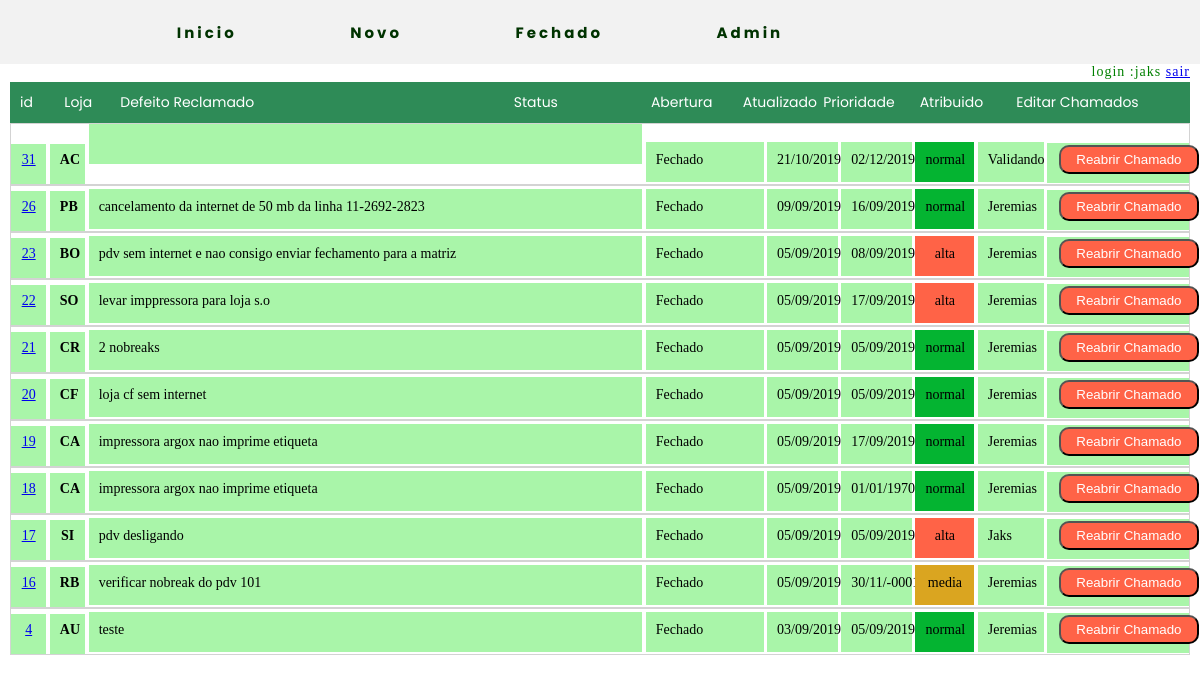
Page /public/encerrado.php (signed in) on the committed database.
### tables this page shows
CREATE TABLE `ordem` (
  `id` int(11) NOT NULL AUTO_INCREMENT,
  `id_loja` int(11) DEFAULT NULL,
  `id_tecnico` int(11) DEFAULT NULL,
  `id_mensagem` int(11) DEFAULT NULL,
  `id_estoque` varchar(100) DEFAULT NULL,
  `id_status_chamado` int(11) DEFAULT NULL,
  `id_prioridade` int(11) DEFAULT NULL,
  `reclamado` varchar(150) DEFAULT NULL,
  `solicitante` varchar(50) DEFAULT NULL,
  `data_abertura_chamado` date DEFAULT NULL,
  `ultima_atualizacao` varchar(15) DEFAULT NULL,
  `data_fecha_chamado` date DEFAULT NULL,
  `avaliacao_tecnico` varchar(150) DEFAULT NULL,
  `solucao` varchar(255) DEFAULT NULL,
  `pendencia` varchar(150) DEFAULT NULL,
  `status` char(2) DEFAULT NULL,
  PRIMARY KEY (`id`),
  KEY `fk-loja` (`id_loja`),
  KEY `fk-tecnico` (`id_tecnico`),
  KEY `fk-estoque` (`id_estoque`),
  KEY `fk_mensagem` (`id_mensagem`),
  KEY `fk-prioridade` (`id_prioridade`),
  KEY `fk-status-chamado` (`id_status_chamado`),
  CONSTRAINT `fk-loja` FOREIGN KEY (`id_loja`) REFERENCES `loja` (`id`),
  CONSTRAINT `fk-status-chamado` FOREIGN KEY (`id_status_chamado`) REFERENCES `chamado_status` (`id_chamado`),
  CONSTRAINT `fk-tecnico` FOREIGN KEY (`id_tecnico`) REFERENCES `tecnico` (`id`),
  CONSTRAINT `fk_mensagem` FOREIGN KEY (`id_mensagem`) REFERENCES `mensagem` (`id`)
);

CREATE TABLE `loja` (
  `id` int(11) NOT NULL AUTO_INCREMENT,
  `loja` varchar(255) DEFAULT NULL,
  `telefone` varchar(255) DEFAULT NULL,
  `nome` varchar(255) DEFAULT NULL,
  `endereco` varchar(255) DEFAULT NULL,
  `cep` varchar(255) DEFAULT NULL,
  `cnpj` varchar(255) DEFAULT NULL,
  PRIMARY KEY (`id`)
);

CREATE TABLE `chamado_status` (
  `id_chamado` int(11) NOT NULL AUTO_INCREMENT,
  `descricao_chamado` varchar(50) DEFAULT NULL,
  `status` char(2) DEFAULT NULL,
  PRIMARY KEY (`id_chamado`)
);

CREATE TABLE `prioridade` (
  `id` int(11) NOT NULL AUTO_INCREMENT,
  `prioridade` varchar(10) DEFAULT NULL,
  `status` char(2) DEFAULT NULL,
  PRIMARY KEY (`id`)
);

CREATE TABLE `tecnico` (
  `id` int(11) NOT NULL AUTO_INCREMENT,
  `nome` varchar(100) DEFAULT NULL,
  `apelido` varchar(10) DEFAULT NULL,
  `email` varchar(150) DEFAULT NULL,
  `senha` varchar(150) DEFAULT NULL,
  `responsavel` varchar(100) DEFAULT NULL,
  `id_funcao` int(11) DEFAULT NULL,
  `id_setor` int(11) DEFAULT NULL,
  `id_ponto` int(11) DEFAULT NULL,
  `status` char(11) DEFAULT NULL,
  PRIMARY KEY (`id`),
  KEY `fk-funcao` (`id_funcao`),
  KEY `fk-ponto` (`id_ponto`),
  CONSTRAINT `fk-funcao` FOREIGN KEY (`id_funcao`) REFERENCES `funcao` (`id`),
  CONSTRAINT `fk-ponto` FOREIGN KEY (`id_ponto`) REFERENCES `ponto` (`id`)
);

### persistence/controller.php (called while the page is built, shortened)
<?php
	require_once('../conexao/conexao.php');
if(!empty($_GET['loja'])){
		$apelido = $_GET['loja'];
		$rota_loja = $pdo->prepare("SELECT apelido,endereco,bairro,cidade,estado,regiao from endereco where apelido = :nick");
		$rota_loja->bindValue(":nick",$apelido);
		$rota_loja->execute();
}
else
{
require_once('../conexao/conexao.php');
	$var_select_close = $pdo->prepare("select A.id_chamado,I.id,I.reclamado,I.solicitante,I.data_fecha_chamado,A.descricao_chamado as descr,D.loja,H.nome,I.data_abertura_chamado,J.prioridade
	from chamado_status A, loja D,tecnico H, ordem I,prioridade J where  A.id_chamado  = I.id_status_chamado and D.id = I.id_loja and I.id_tecnico = H.id and I.id_prioridade = J.id and I.id_status_chamado = '5' order by I.id desc");
		$var_select_close->execute();
}

### public/encerrado.php (the view, shortened to what this page needs)
<?php
require_once('../template/main_template.php');
require_once('../persistence/controller.php');
?>
<link rel="stylesheet" type="text/css" href="../css/style.css">
<div class="container">
	<div class="header">
		<div class="H0">id</div>
		<div class="H1">Loja</div>
		<div class="H2">Defeito Reclamado</div>
		<div class="H3">Status</div>
		<div class="H4">Abertura</div>
		<div class="H8">Atualizado</div>
		<div class="H5">Prioridade</div>
		<div class="H6">Atribuido</div>
		<div class="H7">Editar Chamados</div>
	</div>
	<form action="../public/reabrir_chamado.php" method="GET">
	<?php foreach ($var_select_close as $row) {?>
	<div style="border:solid 1px lightgray;">
		<div class="id">
			<a href="../public/edit.php?id=<?php echo $row['id'];?>"><?php echo '<div class="label">ID </div>'." ".$row['id'];?></a><br>
		</div>
		<div class="loja">
			<?php echo '<div class="label">Loja</div>'." ".$row['loja'];?>
		</div>
		<div class="defeito_reclamado" >
			<?php echo '<div class="label1">Defeito Reclamado </div>'." ".strtolower($row['reclamado']);?>
		</div>
		<div class="status">
			<?php echo '<div class="label">Status</div>'." ".$row['descr'];?>
		</div>
		<div class="abertura">
			<?php echo '<div class="label">Chamado Aberto</div>'." ".date('d/m/Y', strtotime($row['data_abertura_chamado']));?>
		</div>
		<div class="abertura">
			<?php echo '<div class="label">Chamado Fechado </div>'." ".date('d/m/Y', strtotime($row['data_fecha_chamado']));?>
		</div>
		<div class="prioridade <?php echo $row['prioridade'];?>">
			<?php echo '<div class="label">Prioridade </div>'." ".strtolower($row['prioridade'])."<br>";
			?>
		</div>
		<div class= "atribuido">
                       	<?php echo '<div class="label">Atribuido para </div>'." ".$row['nome']."<br>";?>
		</div>
		<div class= "edicao">
				<div class="link2">
					<form action="../public/reabrir_chamado.php" method="GET">
						<input type="submit" class="button-link2" value="Reabrir Chamado">
					</form>
				</div>
		</div>
	</div>
<?php }?>
</div>

### css/style.css (style rules this page uses)
.prioridade.alta { background-color: #FF6347; }
.prioridade.normal { background-color: #04B431; }
.prioridade.media { background-color: #DAA520; }
* { margin: 0px; padding: 0px; box-sizing: border-box; }

### public/encerrado.php (style rules this page uses)
@media screen and (min-width: 1181px) { .header { width: 100%; padding: 10px; background-color: #2E8B57; font-family: poppins; color: white; font-size: 14px; } }
@media screen and (min-width: 1181px) { .H0 { flex-direction: column; display: inline-flex; width: 3.5%; } }
@media screen and (min-width: 1181px) { .H1 { flex-direction: column; display: inline-flex; width: 4.5%; } }
@media screen and (min-width: 1181px) { .H2 { flex-direction: column; display: inline-flex; width: 33.6%; } }
@media screen and (min-width: 1181px) { .H3 { flex-direction: column; display: inline-flex; width: 11.5%; } }
@media screen and (min-width: 1181px) { .H4 { flex-direction: column; display: inline-flex; width: 7.6%; } }
@media screen and (min-width: 1181px) { .H5 { flex-direction: column; display: inline-flex; width: 8%; } }
@media screen and (min-width: 1181px) { .H6 { flex-direction: column; display: inline-flex; width: 8%; } }
@media screen and (min-width: 1181px) { .H7 { flex-direction: column; display: inline-flex; width: 12.4%; } }
@media screen and (min-width: 1181px) { .H8 { flex-direction: column; display: inline-flex; width: 6.6%; } }
@media screen and (min-width: 1181px) { .container { background-color: white; width: 100%; height:0 auto; padding: 2px 10px; font-size: 14px; } }
@media screen and (min-width: 1181px) { .id { flex-direction: column; display: inline-flex; background-color: #A9F5A9; text-align: center; font-family: verdana; font-color:#0B3B0B; width: 3%; padding:8px 10px; height: 40px; padding } }
@media screen and (min-width: 1181px) { .loja { flex-direction: column; display: inline-flex; background-color: #A9F5A9; text-align: center; font-family: verdana; font-color:#0B3B0B; font-weight: bold; width: 3%; padding:8px 10px; height: 40px; padding } }
@media screen and (min-width: 1181px) { .status { flex-direction: column; display: inline-flex; background-color:#A9F5A9; width: 10%; padding:10px; height: 40px; padding } }
@media screen and (min-width: 1181px) { .abertura { flex-direction: column; display: inline-flex; background-color: #A9F5A9; width: 6%; padding:10px; height: 40px; padding } }
@media screen and (min-width: 1181px) { .defeito_reclamado { flex-direction: column; display: inline-flex; background-color: #A9F5A9; width: 47%; padding:10px; height: 40px; padding } }
@media screen and (min-width: 1181px) { .prioridade { text-align: center; flex-direction: column; display: inline-flex; width: 5%; padding:10px; height: 40px; padding } }
@media screen and (min-width: 1181px) { .prioridade.alta { background-color: #FF6347; } }
@media screen and (min-width: 1181px) { .prioridade.normal { background-color: #04B431; } }
@media screen and (min-width: 1181px) { .prioridade.media { background-color: #DAA520; } }
@media screen and (min-width: 1181px) { .atribuido { flex-direction: column; display: inline-flex; background-color: #A9F5A9; width: 5.6%; padding:10px; height: 40px; } }
@media screen and (min-width: 1181px) { .edicao { flex-direction: column; display: inline-flex; background-color:#A9F5A9; width: 12%; margin-top:4px; padding: 3px ; height: 40px; text-align: left; } }
@media screen and (min-width: 1181px) { .link2 { width: 10%; text-align: left; margin: -1px ; } }
@media screen and (min-width: 1181px) { .button-link2 { padding:5px 15px; background: #FF6347; color: #FFF; margin-left: 10px; border-radius: 10px; } }

### rows in the picture
ordem: id "31", id_loja.loja "AC", id_status_chamado.descricao_chamado "Fechado", data_abertura_chamado "21/10/2019", data_fecha_chamado "02/12/2019", id_prioridade.prioridade "normal", id_tecnico.nome "Validando"
ordem: id "26", id_loja.loja "PB", reclamado "cancelamento da internet de 50 mb da linha 11-2692-2823", id_status_chamado.descricao_chamado "Fechado", data_abertura_chamado "09/09/2019", data_fecha_chamado "16/09/2019", id_prioridade.prioridade "normal", id_tecnico.nome "Jeremias"
ordem: id "23", id_loja.loja "BO", reclamado "pdv sem internet e nao consigo enviar fechamento para a matriz", id_status_chamado.descricao_chamado "Fechado", data_abertura_chamado "05/09/2019", data_fecha_chamado "08/09/2019", id_prioridade.prioridade "alta", id_tecnico.nome "Jeremias"
ordem: id "22", id_loja.loja "SO", reclamado "levar imppressora para loja s.o", id_status_chamado.descricao_chamado "Fechado", data_abertura_chamado "05/09/2019", data_fecha_chamado "17/09/2019", id_prioridade.prioridade "alta", id_tecnico.nome "Jeremias"
ordem: id "21", id_loja.loja "CR", reclamado "2 nobreaks", id_status_chamado.descricao_chamado "Fechado", data_abertura_chamado "05/09/2019", data_fecha_chamado "05/09/2019", id_prioridade.prioridade "normal", id_tecnico.nome "Jeremias"
ordem: id "20", id_loja.loja "CF", reclamado "loja cf sem internet", id_status_chamado.descricao_chamado "Fechado", data_abertura_chamado "05/09/2019", data_fecha_chamado "05/09/2019", id_prioridade.prioridade "normal", id_tecnico.nome "Jeremias"
ordem: id "19", id_loja.loja "CA", reclamado "impressora argox nao imprime etiqueta", id_status_chamado.descricao_chamado "Fechado", data_abertura_chamado "05/09/2019", data_fecha_chamado "17/09/2019", id_prioridade.prioridade "normal", id_tecnico.nome "Jeremias"
ordem: id "18", id_loja.loja "CA", reclamado "impressora argox nao imprime etiqueta", id_status_chamado.descricao_chamado "Fechado", data_abertura_chamado "05/09/2019", data_fecha_chamado "01/01/1970", id_prioridade.prioridade "normal", id_tecnico.nome "Jeremias"
ordem: id "17", id_loja.loja "SI", reclamado "pdv desligando", id_status_chamado.descricao_chamado "Fechado", data_abertura_chamado "05/09/2019", data_fecha_chamado "05/09/2019", id_prioridade.prioridade "alta", id_tecnico.nome "Jaks"
ordem: id "16", id_loja.loja "RB", reclamado "verificar nobreak do pdv 101", id_status_chamado.descricao_chamado "Fechado", data_abertura_chamado "05/09/2019", data_fecha_chamado "30/11/-0001", id_prioridade.prioridade "media", id_tecnico.nome "Jeremias"
ordem: id "4", id_loja.loja "AU", reclamado "teste", id_status_chamado.descricao_chamado "Fechado", data_abertura_chamado "03/09/2019", data_fecha_chamado "05/09/2019", id_prioridade.prioridade "normal", id_tecnico.nome "Jeremias"

### other values in the picture
$_SESSION['nome'] "jaks"
